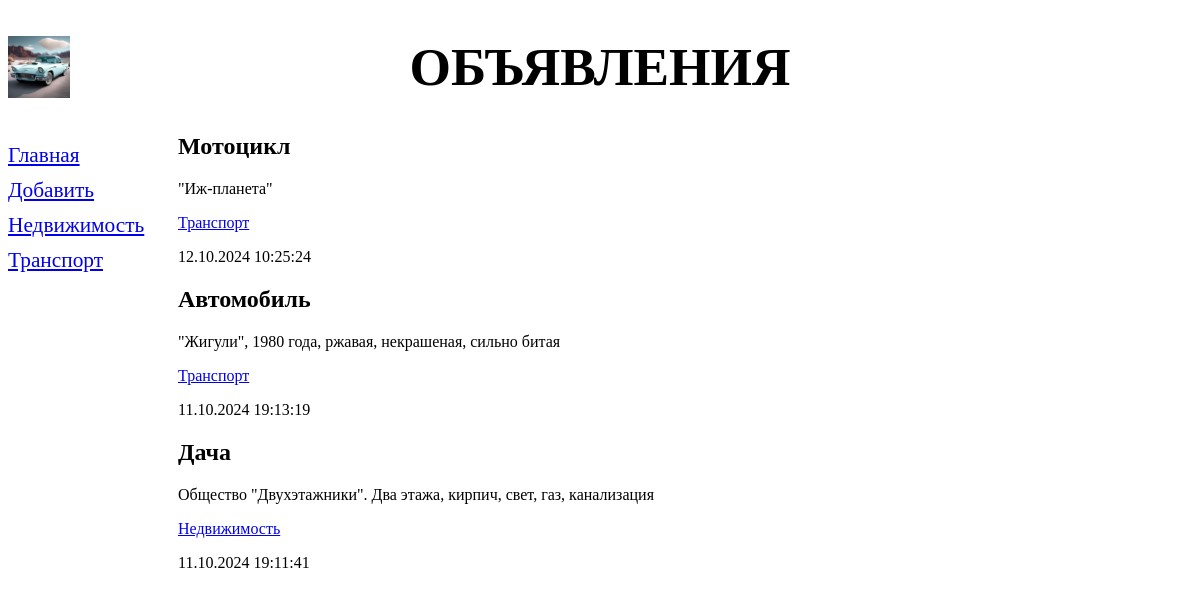
Page /bboard/ on the earlier database version.
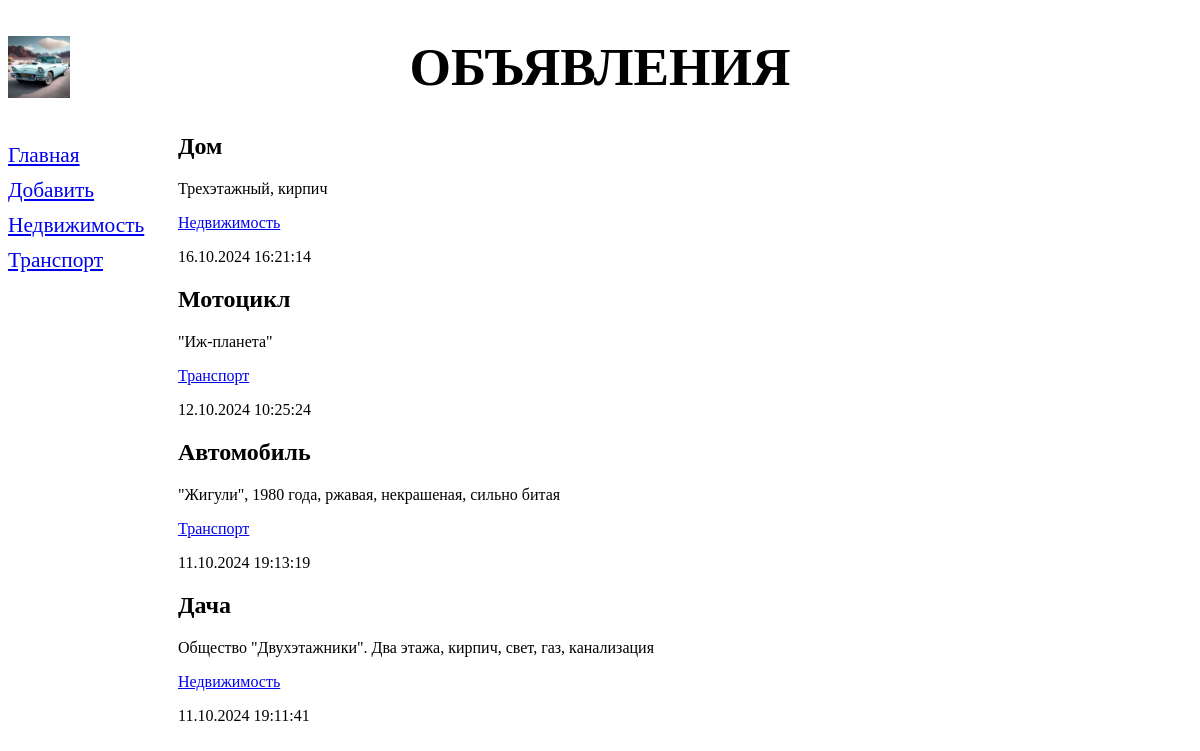
Same page on the later database version.
### bboard/models.py (models this page shows, shortened)
class Rubric(models.Model):
    name = models.CharField(max_length=20, db_index=True, verbose_name='Название')
    class Meta:
        verbose_name_plural ='Рубрики'
        verbose_name = 'Рубрика'
        ordering = ['name']

class Bb(models.Model):
    title = models.CharField(max_length=50, verbose_name='Название')
    content = models.TextField(verbose_name='Описание')
    price = models.FloatField(verbose_name='Цена')
    published = models.DateTimeField(auto_now_add=True, db_index=True, verbose_name='Опубликовано')
    rubric = models.ForeignKey('Rubric', null=True, on_delete=models.PROTECT, verbose_name='Рубрика')
    class Meta:
        verbose_name_plural = 'Объявления'
        verbose_name = 'Объявление'
        ordering = ['-published']

### bboard/views.py (the view)
# urls.py: path('', index, name='index'),
def index(request):
    bbs = Bb.objects.all()
    rubrics = Rubric.objects.all()
    context = {'bbs': bbs, 'rubrics': rubrics}
    return render(request, 'bboard/index.html', context)

### bboard/templates/bboard/index.html
{% extends "layout/basic.html" %}
{% block content %}
{% for bb in bbs %}
<div>
<h2>{{ bb.title }}</h2>
<p>{{ bb.content }}</p>
<p><a href="{% url 'rubric_bbs' bb.rubric.pk %}">
{{ bb.rubric.name }}</a></p>
<p>{{ bb.published|date:"d.m.Y H:i:s" }}</p>
</div>
{% endfor %}
{% endblock %}

### bboard/templates/layout/basic.html (shortened to what this page needs)
{% load static %}
<!DOCTYPE html>
<html>
  <head>
    <link rel="stylesheet" type="text/css" href="{% static 'bboard/style.css' %}">
  </head>
  <body>
    <header>
      <h1>Объявления</h1>
    </header>
    <nav>
      <a href="{% url 'index' %}">Главная</a>
      <a href="{% url 'add' %}">Добавить</a>
      {% for rubric in rubrics %}
      <a href="{% url 'rubric_bbs' rubric.pk %}">{{ rubric.name }}</a>
      {% endfor %}
    </nav>
    <main>{% block content %} {% endblock %}</main>
  </body>
</html>

Differences in the rows shown:
added Bb: title "Дом", content "Трехэтажный, кирпич", rubric.name "Недвижимость", published "16.10.2024 16:21:14"
